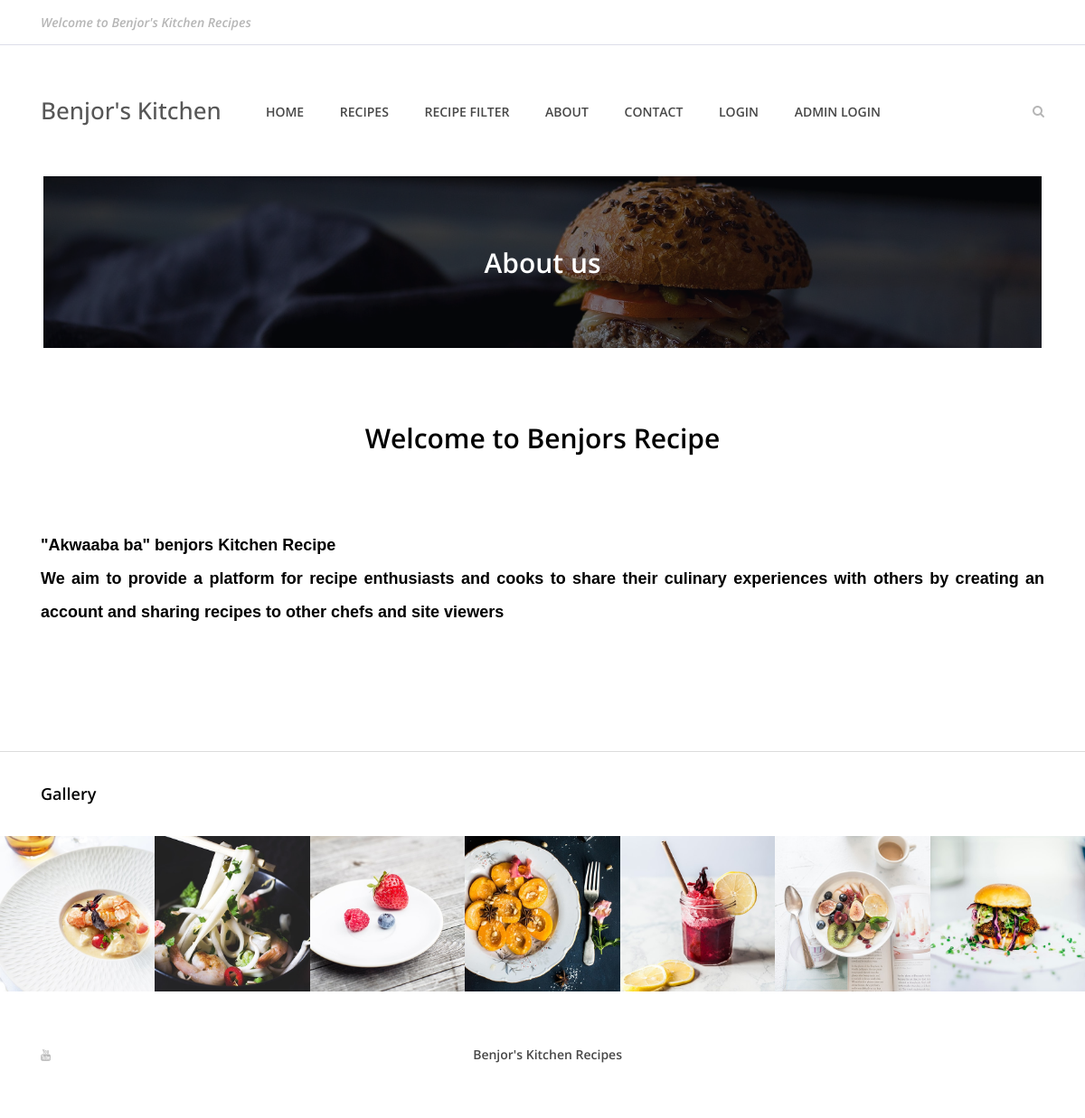
Page /about.php on the committed database.
### tables this page shows
CREATE TABLE `tblpages` (
  `ID` int(11) NOT NULL,
  `PageType` varchar(200) DEFAULT NULL,
  `PageTitle` mediumtext DEFAULT NULL,
  `PageDescription` text DEFAULT NULL,
  `UpdationDate` timestamp NULL DEFAULT NULL ON UPDATE current_timestamp()
);

### about.php (the view, shortened to what this page needs)
<!DOCTYPE html>
<html lang="en">
<head>
    <link rel="stylesheet" href="style.css">
</head>
<body>
       <?php include_once('includes/header.php');?>
    <div class="breadcumb-area bg-img bg-overlay" style="background-image: url(img/bg-img/breadcumb1.jpg);">
        <div class="container h-100">
            <div class="row h-100 align-items-center">
                <div class="col-12">
                    <div class="breadcumb-text text-center">
                        <h2>About us</h2>
                    </div>
                </div>
            </div>
        </div>
    </div>
    <section class="about-area section-padding-80">
        <div class="container">
            <div class="row">
                <div class="col-12">
                                        <?php
$ret=mysqli_query($con,"select * from tblpages where PageType='aboutus' ");
while ($row=mysqli_fetch_array($ret)) {
?>
                    <div class="section-heading">
                        <h3><?php  echo $row['PageTitle'];?></h3>
                    </div>
                </div>
            </div>
            <div class="row">
                <div class="col-12">
                    <h6 class="sub-heading pb-5"><?php  echo $row['PageDescription'];?></h6>
                   <?php } ?>
                </div>
            </div>
        </div>
    </section>
    <div class="follow-us-instagram">
        <div class="container">
            <div class="row">
                <div class="col-12">
                    <h5>Gallery</h5>
                </div>
            </div>
        </div>
        <div class="insta-feeds d-flex flex-wrap">
            <div class="single-insta-feeds">
                <img src="img/bg-img/insta1.jpg" alt="">
            </div>
            <div class="single-insta-feeds">
                <img src="img/bg-img/insta2.jpg" alt="">
            </div>
            <div class="single-insta-feeds">
                <img src="img/bg-img/insta3.jpg" alt="">
            </div>
            <div class="single-insta-feeds">
                <img src="img/bg-img/insta4.jpg" alt="">
            </div>
            <div class="single-insta-feeds">
                <img src="img/bg-img/insta5.jpg" alt="">
            </div>
            <div class="single-insta-feeds">
                <img src="img/bg-img/insta6.jpg" alt="">
            </div>
            <div class="single-insta-feeds">
                <img src="img/bg-img/insta7.jpg" alt="">
            </div>
        </div>
    </div>
 <?php include_once('includes/footer.php');?>
</body>
</html>

### style.css (style rules this page uses)
* { margin: 0; padding: 0; }
body { font-family: "Open Sans", sans-serif; font-size: 14px; }
h1, h2, h3, h4, h5, h6 { color: #000000; line-height: 1.3; font-weight: 600; }
img { height: auto; max-width: 100%; }
.section-padding-80 { padding-top: 80px; padding-bottom: 80px; }
.section-heading { position: relative; z-index: 1; margin-bottom: 80px; text-align: center; }
.section-heading h3 { font-size: 30px; margin-bottom: 0; }
.bg-img { background-position: center center; background-size: cover; background-repeat: no-repeat; }
.bg-overlay { position: relative; z-index: 2; background-position: center center; background-size: cover; }
.bg-overlay::after { background-color: rgba(10, 12, 18, 0.55); position: absolute; z-index: -1; top: 0; left: 0; width: 100%; height: 100%; content: ""; }
.follow-us-instagram { position: relative; z-index: 1; border-top: 1px solid #dcdcdc; }
.follow-us-instagram h5 { font-size: 18px; padding: 35px 0; margin-bottom: 0; }
.follow-us-instagram .insta-feeds { position: relative; z-index: 1; }
.follow-us-instagram .insta-feeds .single-insta-feeds { position: relative; z-index: 1; -webkit-box-flex: 0; -ms-flex: 0 0 14.2857%; flex: 0 0 14.2857%; max-width: 14.2857%; width: 14.2857%; -webkit-transition-duration: 500ms; transition-duration: 500ms; overflow: hidden; }
.follow-us-instagram .insta-feeds .single-insta-feeds img { width: 100%; -webkit-transition-duration: 500ms; transition-duration: 500ms; }
.breadcumb-area { position: relative; z-index: 10; width: 92%; height: 190px; margin-left: 4%; margin-right: 4%; }
.breadcumb-area .breadcumb-text h2 { font-size: 30px; margin-bottom: 0; color: #ffffff; }
.sub-heading { line-height: 2; font-size: 18px; text-align: center; }

### rows in the picture
tblpages: PageTitle "Welcome to Benjors Recipe", PageDescription "\"Akwaaba ba\" benjors Kitchen Recipe We aim to provide a platform for recipe enthusiasts and cooks to share their culinary experiences with others by creating an account and sharing recipes to other chefs and site viewers"
